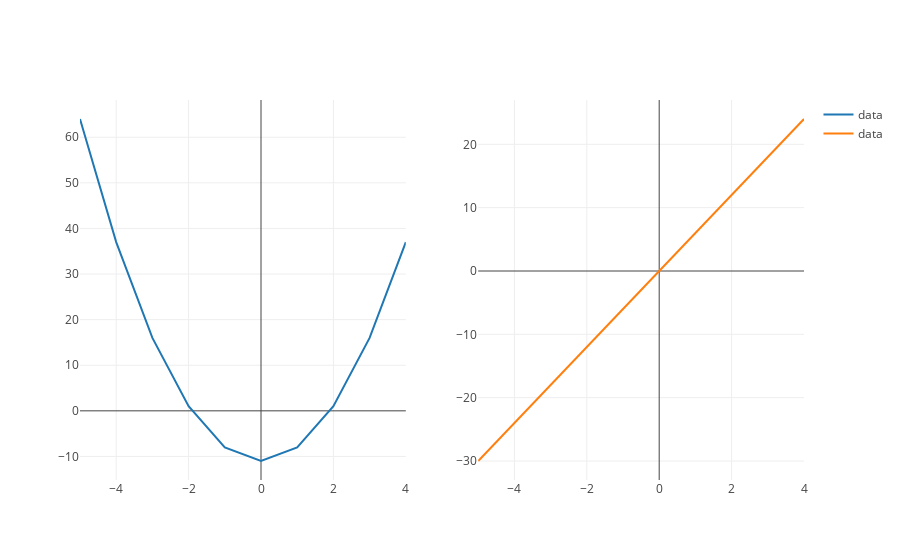

The code cell stored with this chart in its notebook:
### Markdown cell above
Here we'll do that with $f(x) = 3x^2 - 11$ and $f'(x) = 6x $.

### Code cell
from graph import plot_figure
side_by_side_three_x_squared_minus_eleven = side_by_side_derivative_rules(three_x_squared_minus_eleven, list(range(-5, 5)))
if side_by_side_three_x_squared_minus_eleven:
    plot_figure(side_by_side_three_x_squared_minus_eleven)

### Figure 1 — Plotly figure (JSON) as saved in the notebook; plotly's stock layout.template omitted (floating-point values rounded to 4 significant figures)
{"data": [{"mode": "lines", "name": "data", "text": [], "type": "scatter", "uid": "2af05084-71ae-11e9-8c36-c70b857e84b7", "x": [-5, -4, -3, -2, -1, 0, 1, 2, 3, 4], "xaxis": "x", "y": [64, 37, 16, 1, -8, -11, -8, 1, 16, 37], "yaxis": "y"}, {"mode": "lines", "name": "data", "text": [], "type": "scatter", "uid": "2af0f2aa-71ae-11e9-8c36-c70b857e84b7", "x": [-5, -4, -3, -2, -1, 0, 1, 2, 3, 4], "xaxis": "x2", "y": [-30, -24, -18, -12, -6, 0, 6, 12, 18, 24], "yaxis": "y2"}], "layout": {"xaxis": {"anchor": "y", "domain": [0, 0.45]}, "xaxis2": {"anchor": "y2", "domain": [0.55, 1]}, "yaxis": {"anchor": "x", "domain": [0, 1]}, "yaxis2": {"anchor": "x2", "domain": [0, 1]}}}
